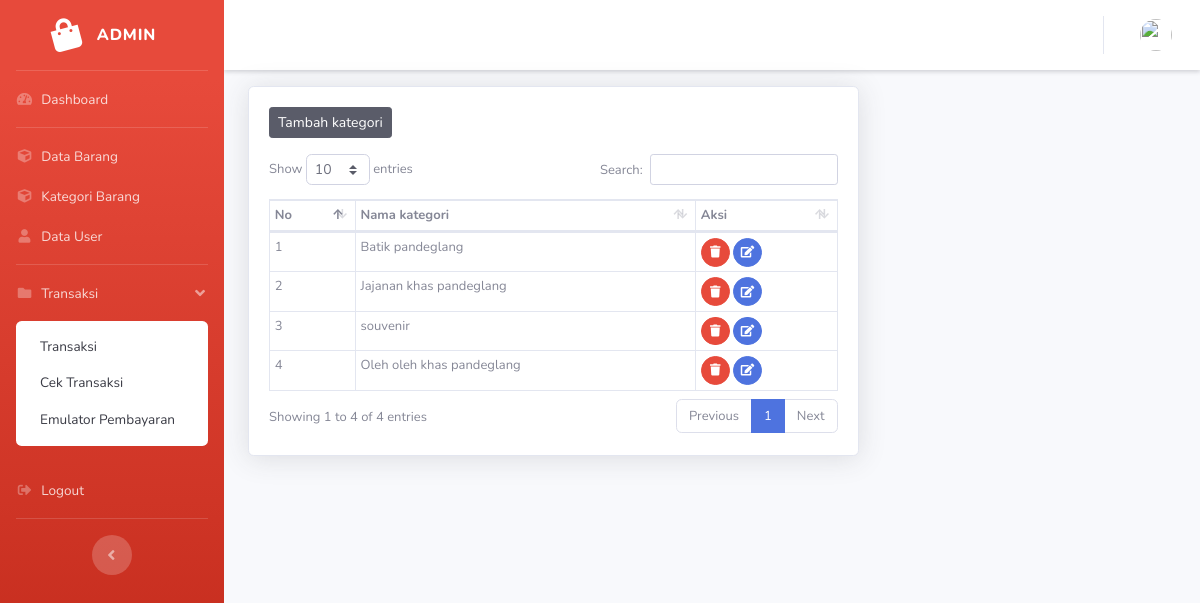
Page /index.php/admin/menu on the committed database.
### tables this page shows
CREATE TABLE `kategori` (
  `id_kategori` int(11) NOT NULL,
  `nama_kategori` varchar(128) NOT NULL
);

### application/controllers/admin/Menu.php (called while the page is built, shortened)
<?php
class Menu extends CI_Controller
{
   public function __construct()
   {
      $this->load->model('Model_menu');
   }
   public function index()
   {
      $data['title'] = 'Kategori';
      $data['user'] = $this->db->get_where('user', ['email' => $this->session->userdata('email')])->row_array();
      $data['kategori'] = $this->Model_menu->getKategori();
      $this->load->view('admin_templates/header', $data);
      $this->load->view('admin_templates/sidebar');
      $this->load->view('admin_templates/topbar', $data);
      $this->load->view('admin/kategori', $data);
      $this->load->view('admin_templates/footer');
   }
}

### index.php (called while the page is built, shortened)
<?php
require_once BASEPATH.'core/CodeIgniter.php';

### application/models/Model_menu.php (called while the page is built, shortened)
<?php
class Model_menu extends CI_Model
{
   public function getKategori()
   {
      return $this->db->get('kategori')->result_array();
   }
}

### application/views/admin/kategori.php (the view, shortened to what this page needs)
<div class="container" style="font-size:13px;">
   <div class="row">
      <div class="col-md-8">
         <div class="card shadow">
            <div class="card-body">
               <button class="btn btn-sm btn-dark mb-3" data-toggle="modal" data-target="#exampleModal">Tambah kategori</button>
               <table id="dataTable" class="table table-sm table-bordered">
                  <thead>
                     <tr>
                        <th>No</th>
                        <th>Nama kategori</th>
                        <th>Aksi</th>
                     </tr>
                  </thead>
                  <tbody>
                     <?php
                     $i = 1;
                     foreach ($kategori as $kat) : ?>
                        <tr>
                           <td><?= $i++; ?></td>
                           <td><?= $kat['nama_kategori']; ?></td>
                           <td>
                              <a href="<?= base_url('admin/menu/hapusKategori/') . $kat['id_kategori'] ?>" class="btn btn-danger btn-circle btn-sm"><i class="fas fa-trash"></i></a>
                              <a href="<?= base_url('admin/menu/editKategori/') . $kat['id_kategori'] ?>" class="btn btn-primary btn-circle btn-sm"><i class="fas fa-edit"></i></a>
                           </td>
                        </tr>
                     <?php endforeach; ?>
                  </tbody>
               </table>
            </div>
         </div>
      </div>
   </div>
</div>

### rows in the picture
kategori: nama_kategori "Batik pandeglang"
kategori: nama_kategori "Jajanan khas pandeglang"
kategori: nama_kategori "souvenir"
kategori: nama_kategori "Oleh oleh khas pandeglang"
